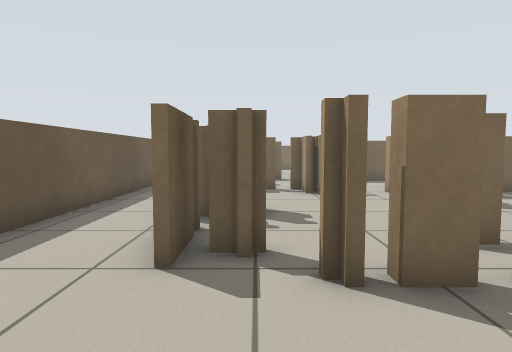
[1] (above)

24 first-person views from a walk through a Stage world. The camera is 0.71 m above the floor, tilts 4° down and sees 75° across. The lines on the ground mark 1 m squares. The floor is counted in squares, 0.5 m on a side. Each view is taken from the middle of a square. On the plan, view 1 faces up. The plan holds only what a view shows up to about 15 squares ahead; the rest is blank. The place goes on beyond the plan. Robots are left out.

[2]
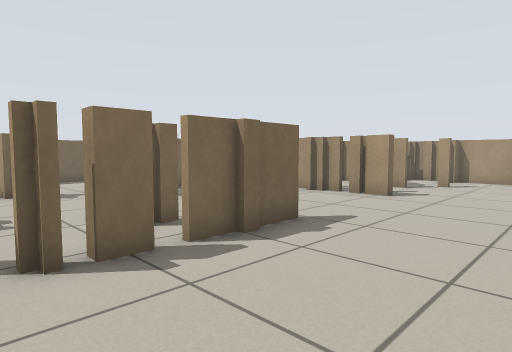

[3]
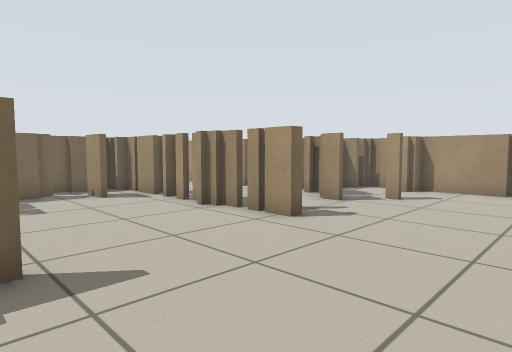

[4]
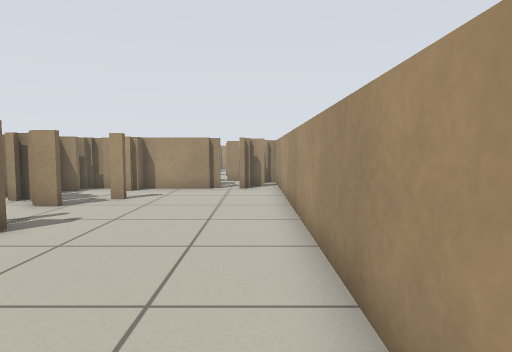

[5]
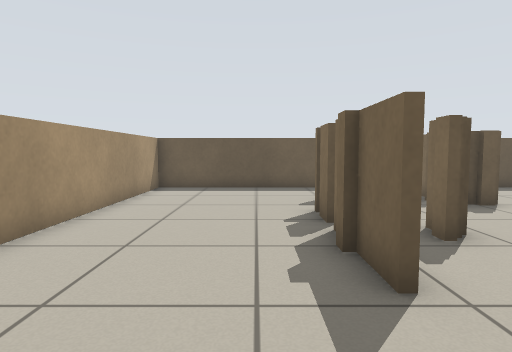

[6]
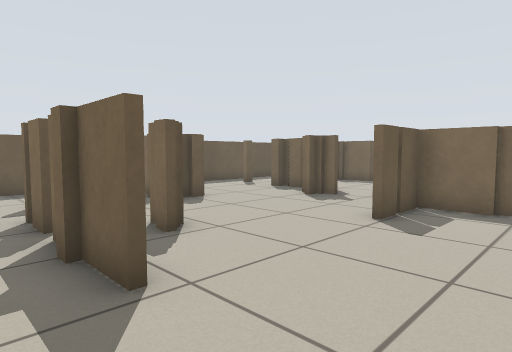

[7]
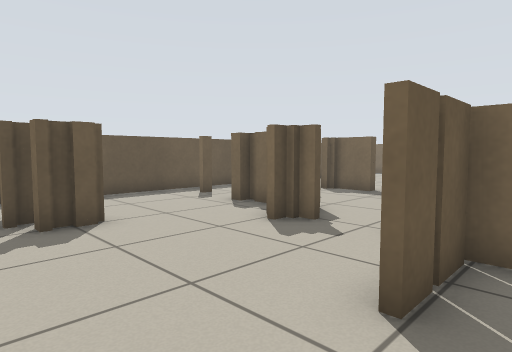

[8]
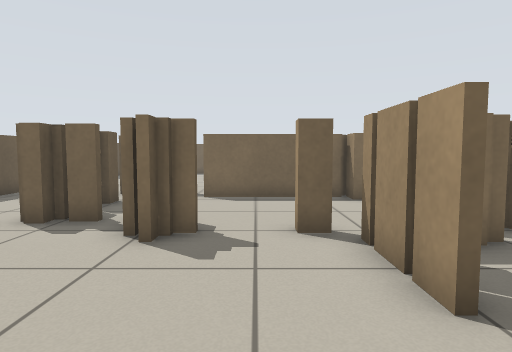

[9]
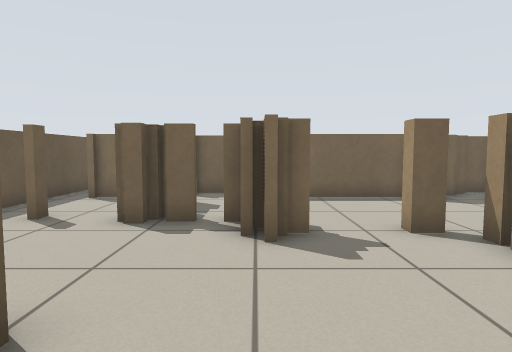

[10]
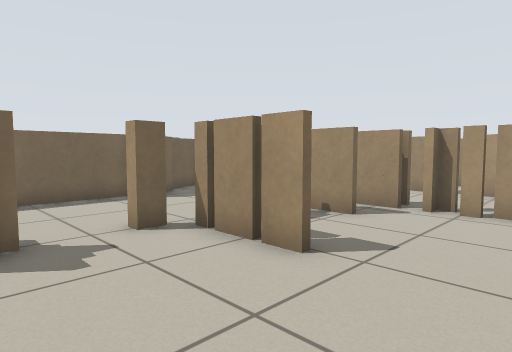

[11]
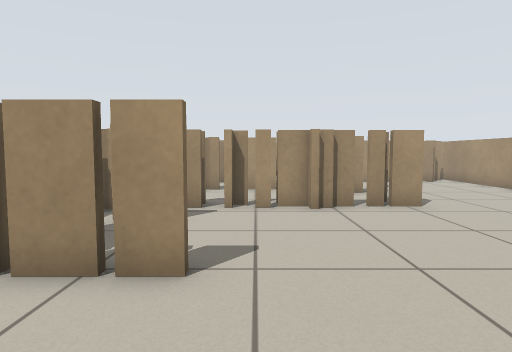

[12]
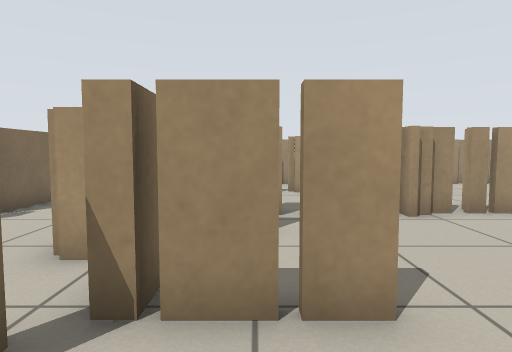

[13]
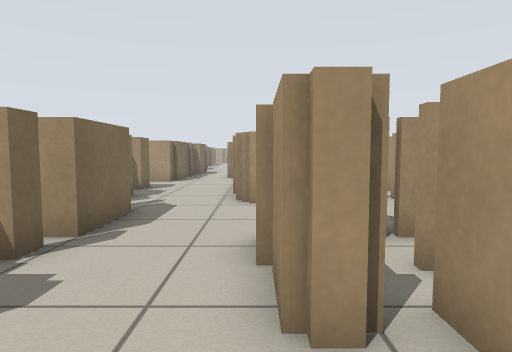

[14]
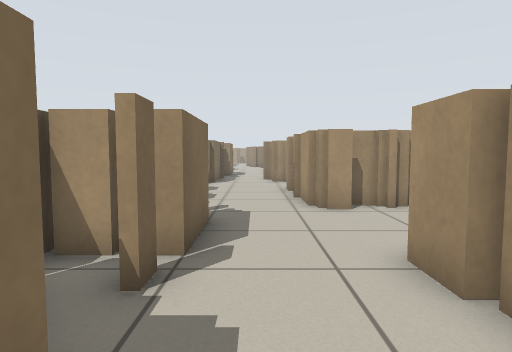

[15]
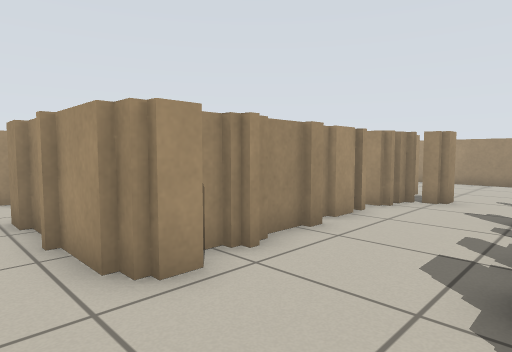

[16]
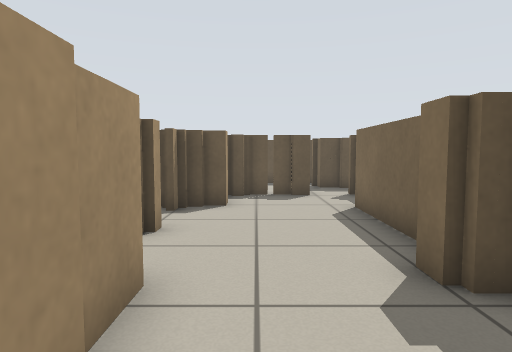

[17]
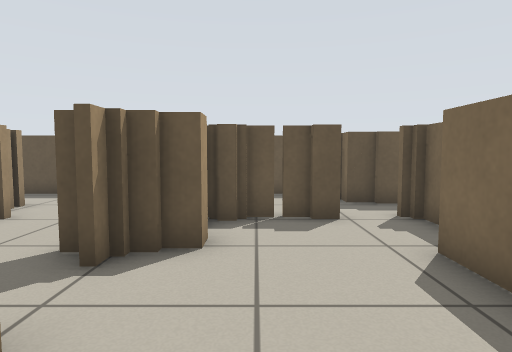

[18]
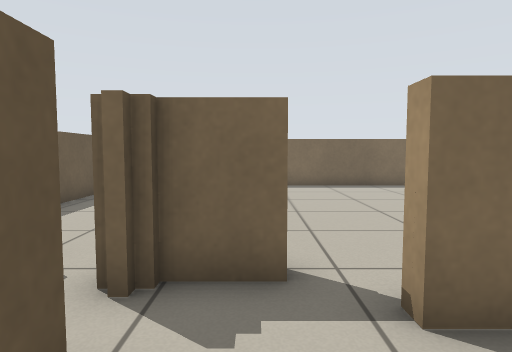

[19]
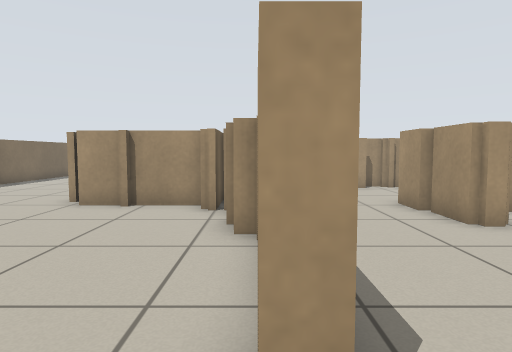

[20]
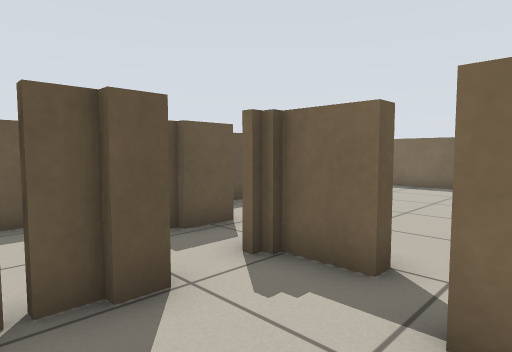

[21]
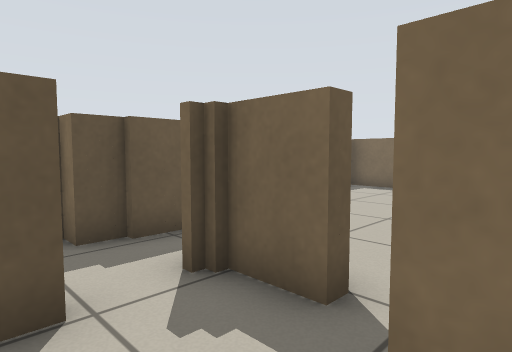

[22]
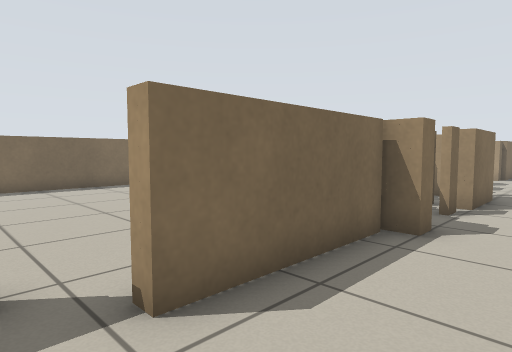

[23]
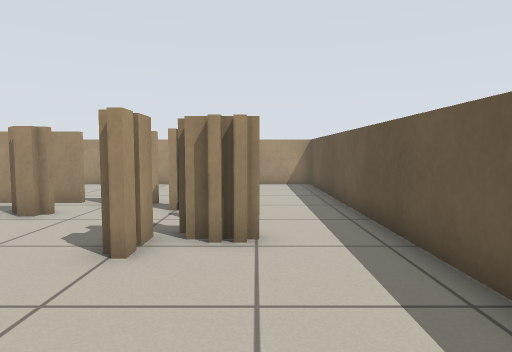

[24]
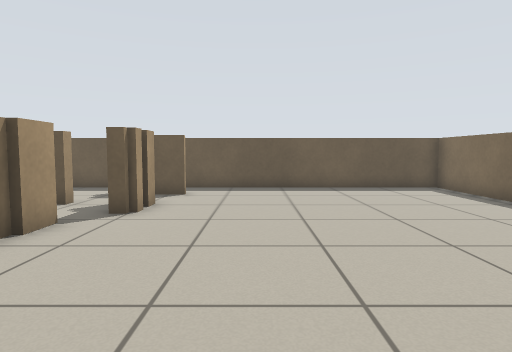

### Floor plan
Key: @ floor where view 1 was taken; # wall or solid block; x gap in a wall; . floor; T thing the floor can be seen under or through.
Columns run from 4 left of view 1 to 22 right of it. Each row starts with its distance up from view 1.
 26 #..........      ...
 25 #..........    .....
 24 #..........   .....
 23 #................
 22 #.............##
 21 #.............#
 20 #.............#
 19 #.............#
 18 ###.##......######    ##
 17 ###x#..###########  #....
 16 ##..x......##.####.......
 15 #...#....................
 14 #...#..............#####..#
 13 #...#x#.....###....#      #
 12 #.....#..#.#####...#
 11 #.........######...#
 10 #.........x..#.#...#
  9 #.........#....x...x..
  8 #.###..........#...###
  7 #.###..........#...###
  6 #..#...........#...####
  5 #..TT..TT......#..##..#
  4 #..T TTTTT.....#......#
  3 #....TTTTT.........#..#
  2 #.....................#
  1 #.....................#
  0 #...@.................#
 -1 #.....................#
 -2 #######################

Positions as (right, up) in squares from view 1, and headings:
1: (0, 0), facing up
2: (0, -1), facing up-right
3: (5, -1), facing up-right
4: (5, -1), facing right
5: (9, 2), facing left
6: (9, 2), facing up-left
7: (7, 6), facing up-left
8: (4, 6), facing up
9: (2, 6), facing up
10: (2, 6), facing up-right
11: (2, 8), facing right
12: (3, 10), facing right
13: (5, 13), facing right
14: (6, 15), facing right
15: (11, 15), facing down-right
16: (11, 14), facing left
17: (7, 14), facing left
18: (1, 14), facing up
19: (1, 17), facing right
20: (3, 14), facing up-left
21: (3, 15), facing up-left
22: (1, 14), facing up-right
23: (-2, 13), facing down
24: (9, 21), facing left
